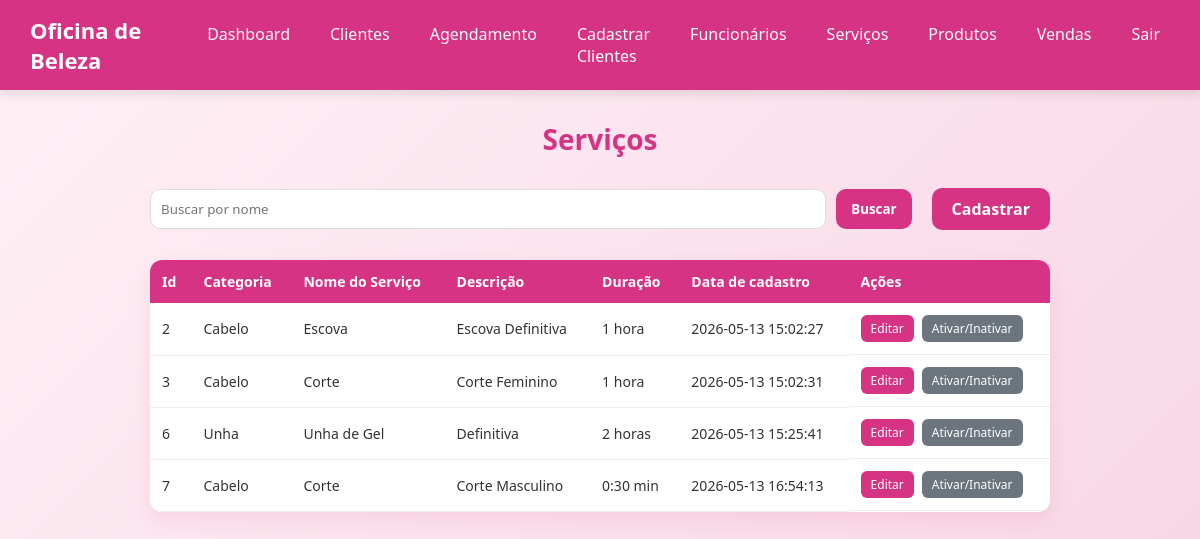
/servicos-lista.php, run on the app's committed database.
### tables this page shows
CREATE TABLE IF NOT EXISTS `tb_servico` (
  `id` int(11) NOT NULL AUTO_INCREMENT,
  `nome_servico` varchar(200) NOT NULL,
  `descricao` text NOT NULL,
  `preco` decimal(10,2) NOT NULL,
  `duracao` varchar(50) NOT NULL,
  `categoria` enum('Cabelo','Unha','Sobrancelha','Maquiagem') NOT NULL,
  `data_cadastro` datetime NOT NULL DEFAULT current_timestamp(),
  `status` enum('ativo','inativo') NOT NULL DEFAULT 'ativo',
  PRIMARY KEY (`id`)
);

### servicos-lista.php (the view, shortened to what this page needs)
<?php
try {
    $conexao = new PDO("mysql:host=" . SERVIDOR . ";dbname=" . BANCO . ";charset=utf8", USUARIO, SENHA);
    $conexao->setAttribute(PDO::ATTR_ERRMODE, PDO::ERRMODE_EXCEPTION);
    $sql = "SELECT * FROM tb_servico";
    $comando = $conexao->prepare($sql);
    $comando->execute();
    $servicos = $comando->fetchAll(PDO::FETCH_ASSOC);
} catch (PDOException $erro) {
    echo "Erro ao conectar no banco de dados" . $erro->getMessage();
}
?>
<!DOCTYPE html>
<html lang="pt-br">
<head>
    <link rel="stylesheet" href="assets/css/style.css" />
    <link rel="stylesheet" href="assets/css/funcionario/funcionario-lista.css">
</head>
<body>
    <?php require_once 'includes/header.php';
    ?>
    <main>
        <h1 class="titulo-pagina">Serviços</h1>
        <div class="top-actions">
            <div class="search-box">
                <input type="text" placeholder="Buscar por nome">
                <button class="btn buscar">Buscar</button>
            </div>
            <div class="action-buttons">
                <a href="servicos.php" class="btn">Cadastrar</a>
            </div>
        </div>
        <div class="table-container">
            <table>
                <thead>
                    <tr>
                        <th>Id</th>
                        <th>Categoria</th>
                        <th>Nome do Serviço</th>
                        <th>Descrição</th>
                        <th>Duração</th>
                        <th>Data de cadastro</th>
                        <th>Ações</th>
                    </tr>
                </thead>
                <?php
                foreach ($servicos as $servico):
                ?>
                    <tbody>
                        <tr>
                            <td><?php echo $servico['id']; ?></td>
                            <td><?php echo $servico['categoria']; ?></td>
                            <td><?php echo $servico['nome_servico']; ?></td>
                            <td><?php echo $servico['descricao']; ?></td>
                            <td><?php echo $servico['duracao']; ?></td>
                            <td><?php echo $servico['data_cadastro']; ?></td>
                            <td class="acoes">
                                <a class="table-btn editar" href="editar-servicos.php?id=<?php echo $servico['id']; ?>">Editar</a>
                                <a href="#" class="table-btn status">Ativar/Inativar</a>
                            </td>
                        </tr>
                    </tbody>
                <?php
                endforeach;
                ?>
            </table>
        </div>
    </main>
</body>
</html>

### assets/css/style.css (style rules this page uses)
* { margin: 0; padding: 0; box-sizing: border-box; font-family: 'Segoe UI', Tahoma, Geneva, Verdana, sans-serif; }
body { background: linear-gradient(135deg, #fff0f6, #f8d7e5); color: #333; }

### assets/css/funcionario/funcionario-lista.css (style rules this page uses)
.top-actions { max-width: 900px; margin: 30px auto; display: flex; justify-content: space-between; align-items: center; gap: 20px; }
.search-box { display: flex; gap: 10px; flex: 1; }
.search-box input { flex: 1; padding: 10px; border-radius: 10px; border: 1px solid #ddd; outline: none; transition: 0.3s; }
.btn { padding: 10px 20px; background: #d63384; color: white; border: none; border-radius: 10px; text-decoration: none; cursor: pointer; font-weight: 600; transition: 0.3s; }
.btn.buscar { padding: 10px 15px; }
.action-buttons { display: flex; gap: 10px; }
.table-container { max-width: 900px; margin: 20px auto 40px auto; }
table { width: 100%; border-collapse: collapse; background: #fff; border-radius: 12px; overflow: hidden; box-shadow: 0 8px 20px rgba(214, 51, 132, 0.1); }
table thead { background: #d63384; color: white; }
table th { padding: 12px; text-align: left; font-size: 14px; }
table td { padding: 12px; border-bottom: 1px solid #eee; font-size: 14px; }
.acoes { display: flex; gap: 8px; }
.table-btn { padding: 5px 10px; border-radius: 6px; font-size: 12px; text-decoration: none; color: white; transition: 0.3s; }
.table-btn.editar { background: #d63384; }
.table-btn.status { background: #6c757d; }
.titulo-pagina { text-align: center; margin: 30px 0; color: #d63384; font-size: 28px; font-weight: bold; }

### data on the page
tb_servico: id "2", categoria "Cabelo", nome_servico "Escova", descricao "Escova Definitiva", duracao "1 hora", data_cadastro "2026-05-13 15:02:27"
tb_servico: id "3", categoria "Cabelo", nome_servico "Corte", descricao "Corte Feminino", duracao "1 hora", data_cadastro "2026-05-13 15:02:31"
tb_servico: id "6", categoria "Unha", nome_servico "Unha de Gel", descricao "Definitiva", duracao "2 horas", data_cadastro "2026-05-13 15:25:41"
tb_servico: id "7", categoria "Cabelo", nome_servico "Corte", descricao "Corte Masculino", duracao "0:30 min", data_cadastro "2026-05-13 16:54:13"
